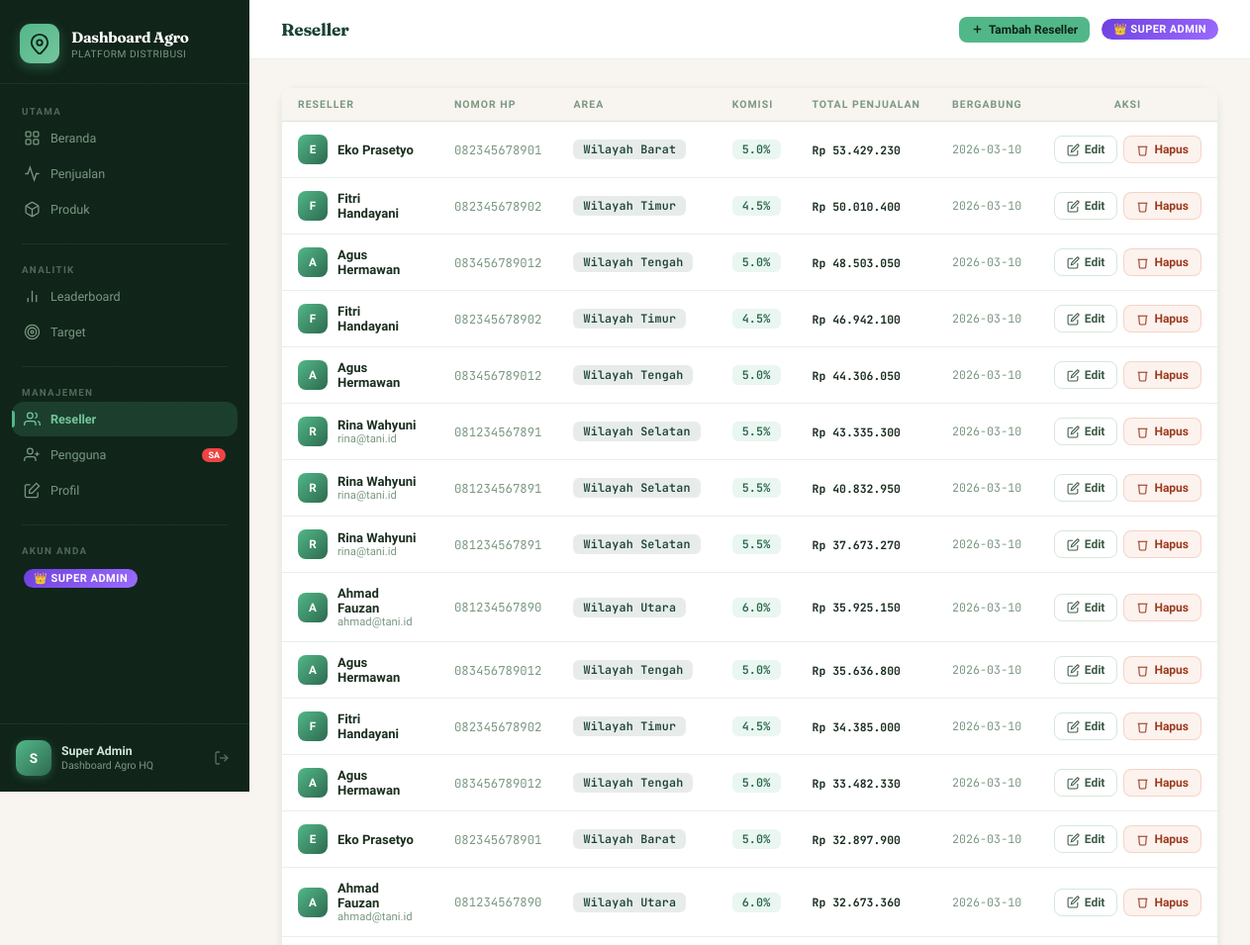
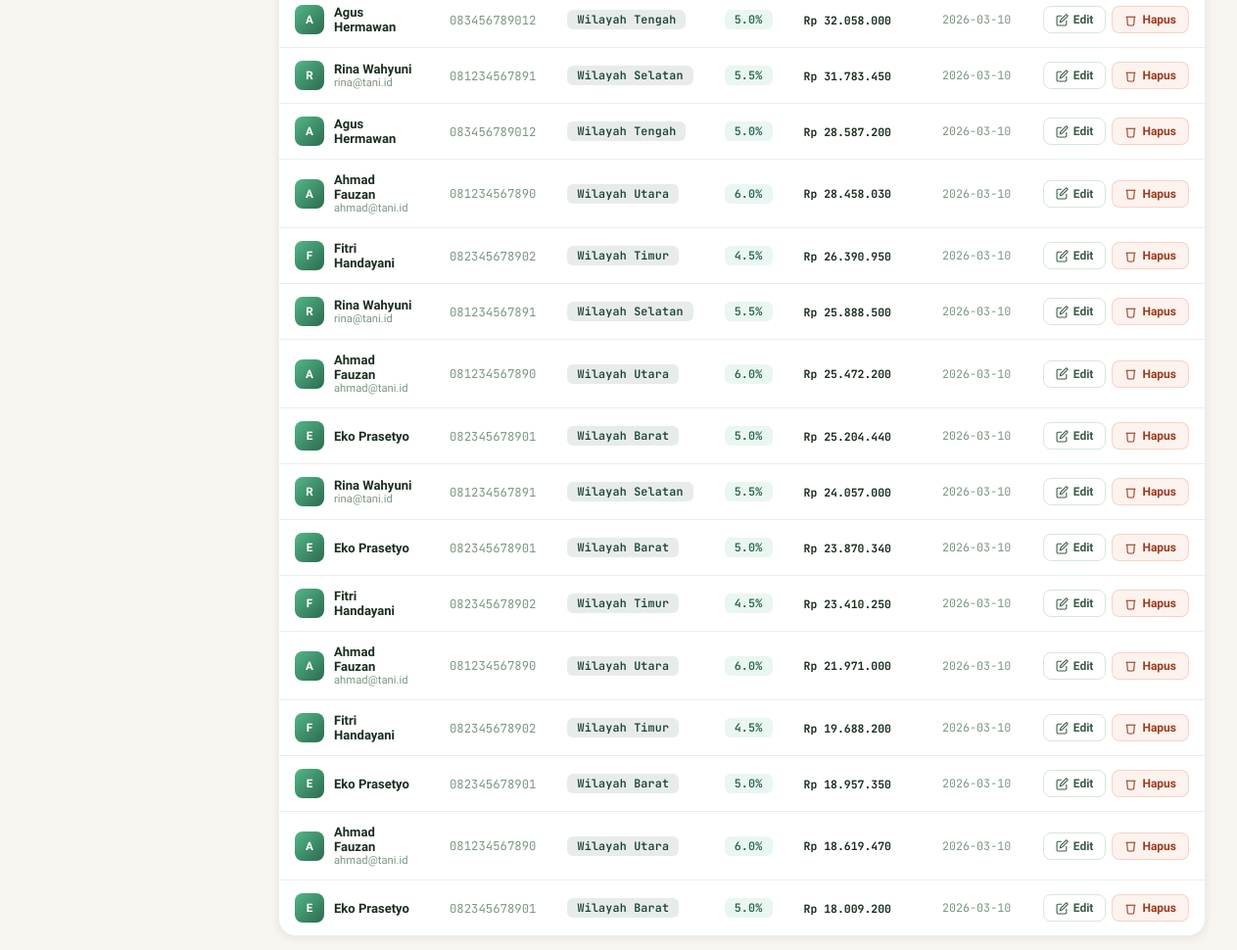
Page /resellers (signed in) on the committed database (2 pictures, top to bottom).
### tables this page shows
CREATE TABLE resellers (
    id             INTEGER PRIMARY KEY AUTOINCREMENT,
    distributor_id INTEGER NOT NULL REFERENCES users(id) ON DELETE CASCADE,
    name           TEXT    NOT NULL,
    phone          TEXT,
    email          TEXT,
    address        TEXT,
    area           TEXT,
    commission_pct REAL    NOT NULL DEFAULT 5.0,
    is_active      INTEGER NOT NULL DEFAULT 1,
    joined_at      TEXT    NOT NULL DEFAULT (datetime('now','localtime'))
);

### app.py (the view, shortened to what this page needs)
@app.route('/resellers')
@login_required
def resellers():
    uid  = session['user_id']
    role = session['role']
    if role in ('user', 'distributor'):
        rows = db.query_all("""
            SELECT r.*, COALESCE(SUM(s.total),0) AS total_sales
            FROM resellers r
            LEFT JOIN sales s ON s.reseller_id = r.id
            WHERE r.distributor_id = ? AND r.is_active = 1
            GROUP BY r.id ORDER BY total_sales DESC
        """, (uid,))
    else:
        rows = db.query_all("""
            SELECT r.*, u.company, COALESCE(SUM(s.total),0) AS total_sales
            FROM resellers r
            JOIN users u ON u.id = r.distributor_id
            LEFT JOIN sales s ON s.reseller_id = r.id
            WHERE r.is_active = 1
            GROUP BY r.id ORDER BY total_sales DESC
        """)
    return render_template('resellers.html', rows=rows)

### app.py (called while the page is built)
@app.template_filter('rupiah')
def rupiah_filter(value):
    try:
        return 'Rp {:,.0f}'.format(float(value)).replace(',', '.')
    except Exception:
        return 'Rp 0'

def is_super_admin():
    return session.get('role') in ('super_admin', 'admin')

def is_admin_cabang():
    return session.get('role') == 'admin_cabang'

def is_any_admin():
    return session.get('role') in ('super_admin', 'admin', 'admin_cabang')

def login_required(f):
    @wraps(f)
    def decorated(*args, **kwargs):
        if 'user_id' not in session:
            flash('Silakan masuk terlebih dahulu.', 'error')
            return redirect(url_for('login'))
        return f(*args, **kwargs)
    return decorated

@app.context_processor
def inject_helpers():
    return dict(
        is_super_admin=is_super_admin,
        is_admin_cabang=is_admin_cabang,
        is_any_admin=is_any_admin,
        role_label=role_label,
    )

### database.py (called while the page is built)
def get_connection():
    conn = sqlite3.connect(DB_PATH)
    conn.row_factory = sqlite3.Row
    conn.execute("PRAGMA foreign_keys = ON")
    return conn

def query_all(sql: str, args: tuple = ()) -> list:
    conn = get_connection()
    try:
        rows = conn.execute(sql, args).fetchall()
        return rows
    finally:
        conn.close()

### templates/resellers.html (shortened to what this page needs)
{% extends 'base.html' %}
{% block page_title %}Reseller{% endblock %}
{% block topbar_right %}
<a href="{{ url_for('add_reseller') }}" class="btn btn-primary btn-sm">
  <svg viewBox="0 0 24 24" fill="none" stroke="currentColor" stroke-width="2.5"><line x1="12" y1="5" x2="12" y2="19"/><line x1="5" y1="12" x2="19" y2="12"/></svg>
  Tambah Reseller
</a>
{% endblock %}
{% block content %}
<div class="card">
  {% if rows %}
  <div class="table-wrap">
    <table class="data-table">
      <thead>
        <tr>
          <th>Reseller</th>
          <th>Nomor HP</th>
          <th>Area</th>
          <th>Komisi</th>
          <th>Total Penjualan</th>
          <th>Bergabung</th>
          <th style="text-align:center;">Aksi</th>
        </tr>
      </thead>
      <tbody>
        {% for r in rows %}
        <tr>
          <td>
            <div class="td-person">
              <div class="td-avatar">{{ r.name[0]|upper }}</div>
              <div>
                <div class="td-bold">{{ r.name }}</div>
                <div class="td-muted" style="font-size:0.75rem;">{{ r.email or '' }}</div>
              </div>
            </div>
          </td>
          <td class="mono td-muted">{{ r.phone or '—' }}</td>
          <td><span class="badge badge-forest">{{ r.area or '—' }}</span></td>
          <td><span class="badge badge-green">{{ r.commission_pct }}%</span></td>
          <td><span class="mono" style="font-weight:700;">{{ r.total_sales|rupiah }}</span></td>
          <td class="td-muted mono" style="font-size:0.78rem;">{{ r.joined_at[:10] }}</td>
          <td>
            <div style="display:flex;gap:6px;justify-content:center;">
              <a href="{{ url_for('edit_reseller', rid=r.id) }}" class="btn btn-sm btn-outline" title="Edit">
                <svg viewBox="0 0 24 24" fill="none" stroke="currentColor" stroke-width="2" width="13" height="13"><path d="M11 4H4a2 2 0 0 0-2 2v14a2 2 0 0 0 2 2h14a2 2 0 0 0 2-2v-7"/><path d="M18.5 2.5a2.121 2.121 0 0 1 3 3L12 15l-4 1 1-4 9.5-9.5z"/></svg>
                Edit
              </a>
              <button class="btn btn-sm btn-danger"
                onclick="showDeleteModal({
                  title: 'Hapus Reseller',
                  message: 'Hapus reseller <strong>{{ r.name }}</strong> dari wilayah {{ r.area or '—' }}?',
                  action: '{{ url_for('delete_reseller', rid=r.id) }}'
                })">
                <svg viewBox="0 0 24 24" fill="none" stroke="currentColor" stroke-width="2" width="13" height="13"><polyline points="3 6 5 6 21 6"/><path d="M19 6l-1 14a2 2 0 0 1-2 2H8a2 2 0 0 1-2-2L5 6"/></svg>
                Hapus
              </button>
            </div>
          </td>
        </tr>
        {% endfor %}
      </tbody>
    </table>
  </div>
  {% else %}
  <div class="empty-state">
    <svg viewBox="0 0 24 24" fill="none" stroke="currentColor" stroke-width="1.5"><path d="M17 21v-2a4 4 0 0 0-4-4H5a4 4 0 0 0-4 4v2"/><circle cx="9" cy="7" r="4"/></svg>
    <p>Belum ada reseller terdaftar.</p>
  </div>
  {% endif %}
</div>
{% endblock %}

### static/css/main.css (style rules this page uses)
:root { --forest: #1B4332; --forest-deep: #0F2318; --forest-mid: #2D6A4F; --leaf: #52B788; --leaf-light: #74C69D; --leaf-pale: #D8F3DC; --wheat: #E9C46A; --wheat-dark: #C9A227; --earth: #8B5E3C; --earth-light: #B07D56; --soil: #5C3D2E; --cream: #F8F4EF; --cream-warm: #F0EBE3; --cream-deep: #E4DDD4; --white: #FFFFFF; --text: #1A2E1F; --text-mid: #3D5C47; --text-muted: #7A9882; --border: #D5E8DA; --border-soft: #E8F0EA; --success: #52B788; --warning: #E9C46A; --danger: #E07C5C; --info: #6BAED6; --sidebar-bg: #0F2318; --sidebar-border: rgba(82, 183, 136, 0.12); --sidebar-text: #7A9882; --sidebar-hover: rgba(82, 183, 136, 0.1); --sidebar-active: rgba(82, 183, 136, 0.18); --sidebar-active-c: #74C69D; --radius-sm: 8px; --radius: 12px; --radius-lg: 18px; --radius-xl: 24px; --shadow-xs: 0 1px 3px rgba(27,67,50,0.06); --shadow-sm: 0 2px 8px rgba(27,67,50,0.08); --shadow: 0 4px 20px rgba(27,67,50,0.10); --shadow-lg: 0 8px 40px rgba(27,67,50,0.14); --sidebar-w: 252px; }
*, *::before, *::after { box-sizing: border-box; margin: 0; padding: 0; }
html { font-size: 15px; -webkit-font-smoothing: antialiased; }
body { font-family: 'Plus Jakarta Sans', sans-serif; background: var(--cream); color: var(--text); min-height: 100vh; display: flex; }
a { text-decoration: none; color: inherit; }
.mono { font-family: 'JetBrains Mono', monospace; font-size: 0.88em; }
.card { background: var(--white); border-radius: var(--radius-lg); box-shadow: var(--shadow-sm); border: 1px solid var(--border-soft); }
.badge { display: inline-flex; align-items: center; justify-content: center; border-radius: 6px; padding: 2px 10px; font-size: 0.78rem; font-weight: 600; font-family: 'JetBrains Mono', monospace; letter-spacing: 0.2px; white-space: nowrap; }
.badge-green { background: rgba(82,183,136,0.12); color: #276749; }
.badge-forest { background: rgba(27,67,50,0.1); color: var(--forest); }
.btn { display: inline-flex; align-items: center; gap: 7px; padding: 9px 18px; border-radius: var(--radius); font-size: 0.87rem; font-weight: 600; cursor: pointer; border: none; font-family: 'Plus Jakarta Sans', sans-serif; transition: all 0.15s ease; white-space: nowrap; }
.btn svg { width: 15px; height: 15px; flex-shrink: 0; }
.btn-primary { background: var(--leaf); color: var(--forest-deep); }
.btn-outline { background: transparent; color: var(--text-mid); border: 1.5px solid var(--border); }
.btn-danger { background: rgba(224,124,92,0.1); color: #9B3B1E; border: 1px solid rgba(224,124,92,0.25); }
.btn-sm { padding: 6px 12px; font-size: 0.80rem; border-radius: var(--radius-sm); gap: 5px; }
.btn-sm svg { width: 13px; height: 13px; }

### static/css/tables.css (style rules this page uses)
.table-wrap { overflow-x: auto; -webkit-overflow-scrolling: touch; }
.data-table { width: 100%; border-collapse: collapse; font-size: 0.87rem; min-width: 560px; }
.data-table thead th { font-size: 0.70rem; font-weight: 700; letter-spacing: 1px; text-transform: uppercase; color: var(--text-muted); padding: 10px 16px; border-bottom: 1.5px solid var(--border); text-align: left; white-space: nowrap; background: var(--cream); }
.data-table thead th:first-child { border-radius: var(--radius-sm) 0 0 0; }
.data-table thead th:last-child { border-radius: 0 var(--radius-sm) 0 0; }
.data-table tbody tr { border-bottom: 1px solid var(--border-soft); transition: background 0.12s; }
.data-table tbody tr:last-child { border-bottom: none; }
.data-table tbody td { padding: 13px 16px; vertical-align: middle; }
.td-bold { font-weight: 600; color: var(--text); }
.td-muted { color: var(--text-muted); font-size: 0.82rem; }
.td-person { display: flex; align-items: center; gap: 10px; }
.td-avatar { width: 30px; height: 30px; border-radius: 8px; background: linear-gradient(135deg, var(--leaf), var(--forest-mid)); color: #fff; font-weight: 700; font-size: 0.78rem; display: flex; align-items: center; justify-content: center; flex-shrink: 0; }

### rows in the picture
resellers: name "E", name "Eko Prasetyo", phone "082345678901", area "Wilayah Barat", commission_pct "5.0", total_sales|rupiah "Rp 53.429.230", joined_at "2026-03-10"
resellers: name "F", name "Fitri Handayani", phone "082345678902", area "Wilayah Timur", commission_pct "4.5", total_sales|rupiah "Rp 50.010.400", joined_at "2026-03-10"
resellers: name "A", name "Agus Hermawan", phone "083456789012", area "Wilayah Tengah", commission_pct "5.0", total_sales|rupiah "Rp 48.503.050", joined_at "2026-03-10"
resellers: name "F", name "Fitri Handayani", phone "082345678902", area "Wilayah Timur", commission_pct "4.5", total_sales|rupiah "Rp 46.942.100", joined_at "2026-03-10"
resellers: name "A", name "Agus Hermawan", phone "083456789012", area "Wilayah Tengah", commission_pct "5.0", total_sales|rupiah "Rp 44.306.050", joined_at "2026-03-10"
resellers: name "R", name "Rina Wahyuni", email "rina@tani.id", phone "081234567891", area "Wilayah Selatan", commission_pct "5.5", total_sales|rupiah "Rp 43.335.300", joined_at "2026-03-10"
resellers: name "R", name "Rina Wahyuni", email "rina@tani.id", phone "081234567891", area "Wilayah Selatan", commission_pct "5.5", total_sales|rupiah "Rp 40.832.950", joined_at "2026-03-10"
resellers: name "R", name "Rina Wahyuni", email "rina@tani.id", phone "081234567891", area "Wilayah Selatan", commission_pct "5.5", total_sales|rupiah "Rp 37.673.270", joined_at "2026-03-10"
resellers: name "A", name "Ahmad Fauzan", email "ahmad@tani.id", phone "081234567890", area "Wilayah Utara", commission_pct "6.0", total_sales|rupiah "Rp 35.925.150", joined_at "2026-03-10"
resellers: name "A", name "Agus Hermawan", phone "083456789012", area "Wilayah Tengah", commission_pct "5.0", total_sales|rupiah "Rp 35.636.800", joined_at "2026-03-10"
resellers: name "F", name "Fitri Handayani", phone "082345678902", area "Wilayah Timur", commission_pct "4.5", total_sales|rupiah "Rp 34.385.000", joined_at "2026-03-10"
resellers: name "A", name "Agus Hermawan", phone "083456789012", area "Wilayah Tengah", commission_pct "5.0", total_sales|rupiah "Rp 33.482.330", joined_at "2026-03-10"
resellers: name "E", name "Eko Prasetyo", phone "082345678901", area "Wilayah Barat", commission_pct "5.0", total_sales|rupiah "Rp 32.897.900", joined_at "2026-03-10"
resellers: name "A", name "Ahmad Fauzan", email "ahmad@tani.id", phone "081234567890", area "Wilayah Utara", commission_pct "6.0", total_sales|rupiah "Rp 32.673.360", joined_at "2026-03-10"
resellers: name "A", name "Agus Hermawan", phone "083456789012", area "Wilayah Tengah", commission_pct "5.0", total_sales|rupiah "Rp 32.058.000", joined_at "2026-03-10"
resellers: name "R", name "Rina Wahyuni", email "rina@tani.id", phone "081234567891", area "Wilayah Selatan", commission_pct "5.5", total_sales|rupiah "Rp 31.783.450", joined_at "2026-03-10"
resellers: name "A", name "Agus Hermawan", phone "083456789012", area "Wilayah Tengah", commission_pct "5.0", total_sales|rupiah "Rp 28.587.200", joined_at "2026-03-10"
resellers: name "A", name "Ahmad Fauzan", email "ahmad@tani.id", phone "081234567890", area "Wilayah Utara", commission_pct "6.0", total_sales|rupiah "Rp 28.458.030", joined_at "2026-03-10"
resellers: name "F", name "Fitri Handayani", phone "082345678902", area "Wilayah Timur", commission_pct "4.5", total_sales|rupiah "Rp 26.390.950", joined_at "2026-03-10"
resellers: name "R", name "Rina Wahyuni", email "rina@tani.id", phone "081234567891", area "Wilayah Selatan", commission_pct "5.5", total_sales|rupiah "Rp 25.888.500", joined_at "2026-03-10"
resellers: name "A", name "Ahmad Fauzan", email "ahmad@tani.id", phone "081234567890", area "Wilayah Utara", commission_pct "6.0", total_sales|rupiah "Rp 25.472.200", joined_at "2026-03-10"
resellers: name "E", name "Eko Prasetyo", phone "082345678901", area "Wilayah Barat", commission_pct "5.0", total_sales|rupiah "Rp 25.204.440", joined_at "2026-03-10"
resellers: name "R", name "Rina Wahyuni", email "rina@tani.id", phone "081234567891", area "Wilayah Selatan", commission_pct "5.5", total_sales|rupiah "Rp 24.057.000", joined_at "2026-03-10"
resellers: name "E", name "Eko Prasetyo", phone "082345678901", area "Wilayah Barat", commission_pct "5.0", total_sales|rupiah "Rp 23.870.340", joined_at "2026-03-10"
resellers: name "F", name "Fitri Handayani", phone "082345678902", area "Wilayah Timur", commission_pct "4.5", total_sales|rupiah "Rp 23.410.250", joined_at "2026-03-10"
resellers: name "A", name "Ahmad Fauzan", email "ahmad@tani.id", phone "081234567890", area "Wilayah Utara", commission_pct "6.0", total_sales|rupiah "Rp 21.971.000", joined_at "2026-03-10"
resellers: name "F", name "Fitri Handayani", phone "082345678902", area "Wilayah Timur", commission_pct "4.5", total_sales|rupiah "Rp 19.688.200", joined_at "2026-03-10"
resellers: name "E", name "Eko Prasetyo", phone "082345678901", area "Wilayah Barat", commission_pct "5.0", total_sales|rupiah "Rp 18.957.350", joined_at "2026-03-10"
resellers: name "A", name "Ahmad Fauzan", email "ahmad@tani.id", phone "081234567890", area "Wilayah Utara", commission_pct "6.0", total_sales|rupiah "Rp 18.619.470", joined_at "2026-03-10"
resellers: name "E", name "Eko Prasetyo", phone "082345678901", area "Wilayah Barat", commission_pct "5.0", total_sales|rupiah "Rp 18.009.200", joined_at "2026-03-10"

### other values in the picture
{{ session.user_name[0]|upper if session.user_name else 'U' }} "S"
{{ session.user_name or 'User' }} "Super Admin"
{{ session.company or (session.role|title if session.role else '') }} "Dashboard Agro HQ"
